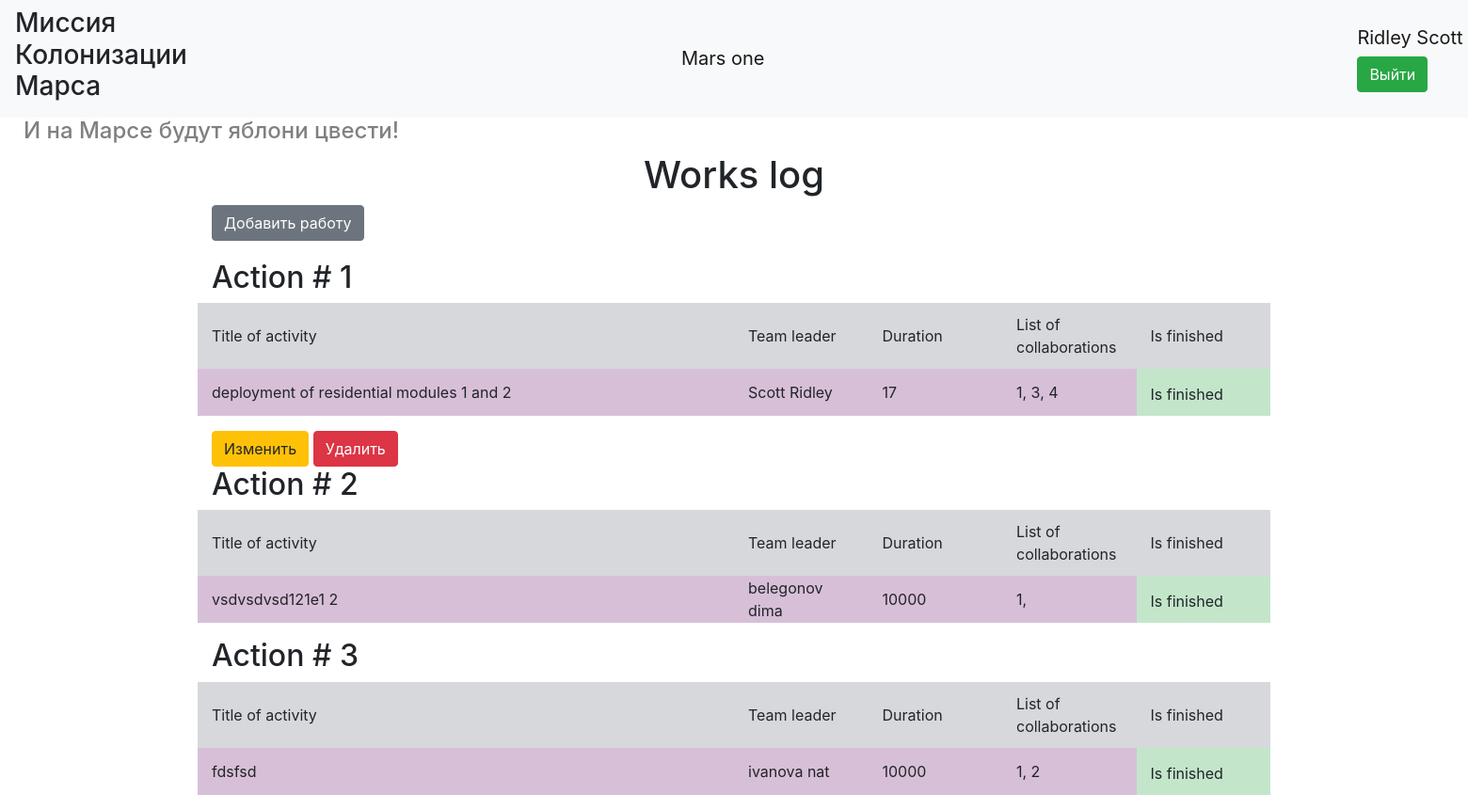
Page /index (signed in) on the committed database.
### data/users.py (models this page shows, shortened)
class User(SqlAlchemyBase, UserMixin, SerializerMixin):
    __tablename__ = "users"
    id = sqlalchemy.Column(sqlalchemy.Integer,
                           primary_key=True, autoincrement=True)
    surname = sqlalchemy.Column(sqlalchemy.String, nullable=True)
    name = sqlalchemy.Column(sqlalchemy.String, nullable=True)
    age = sqlalchemy.Column(sqlalchemy.Integer, nullable=True)
    position = sqlalchemy.Column(sqlalchemy.String, nullable=True)
    speciality = sqlalchemy.Column(sqlalchemy.String, nullable=True)
    address = sqlalchemy.Column(sqlalchemy.String, nullable=True)
    email = sqlalchemy.Column(sqlalchemy.String, unique=True, nullable=True)
    hashed_password = sqlalchemy.Column(sqlalchemy.String, nullable=True)
    modified_date = sqlalchemy.Column(sqlalchemy.DateTime, nullable=True)
    jobs = orm.relation("Jobs", back_populates='user')

### data/jobs.py (models this page shows, shortened)
class Jobs(SqlAlchemyBase, UserMixin, SerializerMixin):
    __tablename__ = 'jobs'
    id = sqlalchemy.Column(sqlalchemy.Integer,
                           primary_key=True, autoincrement=True)
    team_leader = sqlalchemy.Column(sqlalchemy.Integer, sqlalchemy.ForeignKey("users.id"), nullable=True)
    job = sqlalchemy.Column(sqlalchemy.String, nullable=True)
    work_size = sqlalchemy.Column(sqlalchemy.Integer, nullable=True)
    collaborators = sqlalchemy.Column(sqlalchemy.String, nullable=True)
    start_date = sqlalchemy.Column(sqlalchemy.DateTime, nullable=True)
    end_date = sqlalchemy.Column(sqlalchemy.DateTime, nullable=True)
    is_finished = sqlalchemy.Column(sqlalchemy.BOOLEAN, nullable=True)
    user = orm.relation('User')

### main.py (the view)
@app.route('/')
@app.route('/index')
def index():
    db_sess = db_session.create_session()
    jobs = db_sess.query(Jobs).all()
    users = db_sess.query(User).all()
    data = {}
    for user in users:
        data[user.id] = user.surname + " " + user.name
    return render_template("index.html", jobs=jobs, data=data)

### data/db_session.py (called while the page is built)
def create_session() -> Session:
    global __factory
    return __factory()

### main.py (called while the page is built)
@login_manager.user_loader
def load_user(user_id):
    db_sess = db_session.create_session()
    return db_sess.query(User).get(user_id)

### templates/index.html
{% extends "base.html" %}
{% block content %}
<h1 style="text-align: center">Works log</h1>
{% if current_user.is_authenticated %}
<a class="btn btn-secondary" href="/add_job" role="button" >Добавить работу</a>
{% endif %}
<div class="item">
    {% for item in jobs%}
    <h2>Action # {{ item.id }}</h2>
    <div class="table">
        <div class="row table-secondary align-items-center" style="height:70px">
            <div class="col-6">Title of activity</div>
            <div class="col">Team leader</div>
            <div class="col">Duration</div>
            <div class="col">List of collaborations</div>
            <div class="col">Is finished</div>
        </div>
        <div class="row align-items-center purple" style="height:50px">
            <div class="col-6">{{ item.job }}</div>
            <div class="col">{{ data[item.team_leader] }}</div>
            <div class="col">{{ item.work_size }}</div>
            <div class="col">{{ item.collaborators }}</div>
            {% if item.is_finished %}
                <div class="col table-success" style="height:50px; padding-top:15px;">Is finished</div>
            {% else %}
                <div class="col">Is not finished</div>
            {% endif %}
        </div>
    </div>
    {% if (current_user.is_authenticated and current_user == item.user) or current_user.id == 5 %}
    <div>
        <a class="btn btn-warning" href="/job/{{ item.id }}" role="button" >Изменить</a>
        <a class="btn btn-danger" href="/job_delete/{{ item.id }}" role="button">Удалить</a>
    </div>
    {% endif %}
    {% endfor %}
</div>
{% endblock %}

### templates/base.html (shortened to what this page needs)
<!doctype html>
<html lang="en" xmlns="http://www.w3.org/1999/html">
<head>
    <link rel="stylesheet"
          href="https://stackpath.bootstrapcdn.com/bootstrap/4.4.1/css/bootstrap.min.css"
>
    <link rel="stylesheet" href="static/css/style.css">
</head>
<body>
<header>
    <nav class="navbar navbar-light bg-light navbar-expand-lg">
        <h3 style="margin-right:525px">Миссия Колонизации Марса</h3>
        <a style="margin-right:630px" class="navbar-brand" href="/">Mars one</a>
        {% if title != "Авторизация"%}
            {% if current_user.is_authenticated %}
                <p style="margin-top: 10px;">
                    <a class="navbar-brand" >{{ current_user.name + " " + current_user.surname}}</a>
                    <a class="btn btn-success"  href="/logout">Выйти</a>
                </p>
            {% else %}
                <p style="margin-top: 15px;">
                    <a class="btn btn-primary " href="/register">Зарегистрироваться</a>
                    <a class="btn btn-success" href="/login">Войти</a>
                </p>
            {% endif %}
        {% endif %}
    </nav>
</header>
<h4 style="padding-left: 25px; color:grey">И на Марсе будут яблони цвести!</h4>
<main role="main" class="container">
    {% block content %}{% endblock %}
</main>
</body>

### static/css/style.css (style rules this page uses)
.item { margin-top: 10px; padding-top: 10px; $table-cell-padding-y: .5rem; }
.purple { background-color:#D8BFD8; }

### rows in the picture
User: name+surname "Ridley Scott"
Jobs: id "1", job "deployment of residential modules 1 and 2", team_leader "Scott Ridley", work_size "17", collaborators "1, 3, 4", is_finished "Is finished"
Jobs: id "2", job "vsdvsdvsd121e1 2", team_leader "belegonov dima", work_size "10000", collaborators "1,", is_finished "Is finished"
Jobs: id "3", job "fdsfsd", team_leader "ivanova nat", work_size "10000", collaborators "1, 2", is_finished "Is finished"
